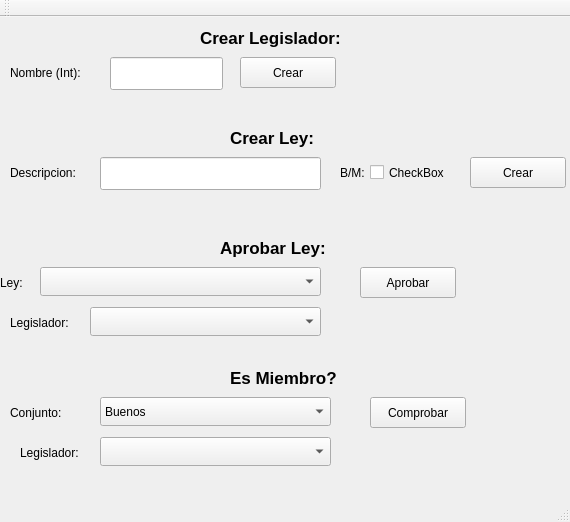
<?xml version="1.0" encoding="UTF-8"?>
<ui version="4.0">
 <class>MenuPrincipal</class>
 <widget class="QMainWindow" name="MenuPrincipal">
  <property name="geometry">
   <rect>
    <x>0</x>
    <y>0</y>
    <width>570</width>
    <height>522</height>
   </rect>
  </property>
  <property name="windowTitle">
   <string>MenuPrincipal</string>
  </property>
  <widget class="QWidget" name="centralWidget">
   <widget class="QLabel" name="label">
    <property name="geometry">
     <rect>
      <x>200</x>
      <y>10</y>
      <width>141</width>
      <height>21</height>
     </rect>
    </property>
    <property name="font">
     <font>
      <pointsize>13</pointsize>
      <weight>75</weight>
      <bold>true</bold>
     </font>
    </property>
    <property name="text">
     <string>Crear Legislador:</string>
    </property>
   </widget>
   <widget class="QLabel" name="label_2">
    <property name="geometry">
     <rect>
      <x>10</x>
      <y>40</y>
      <width>91</width>
      <height>31</height>
     </rect>
    </property>
    <property name="text">
     <string>Nombre (Int):</string>
    </property>
   </widget>
   <widget class="QLineEdit" name="txtNombre">
    <property name="geometry">
     <rect>
      <x>110</x>
      <y>40</y>
      <width>113</width>
      <height>33</height>
     </rect>
    </property>
   </widget>
   <widget class="QPushButton" name="CrearLeg">
    <property name="geometry">
     <rect>
      <x>240</x>
      <y>40</y>
      <width>96</width>
      <height>31</height>
     </rect>
    </property>
    <property name="text">
     <string>Crear</string>
    </property>
   </widget>
   <widget class="QLabel" name="label_3">
    <property name="geometry">
     <rect>
      <x>10</x>
      <y>140</y>
      <width>91</width>
      <height>31</height>
     </rect>
    </property>
    <property name="text">
     <string>Descripcion:</string>
    </property>
   </widget>
   <widget class="QLabel" name="label_4">
    <property name="geometry">
     <rect>
      <x>230</x>
      <y>110</y>
      <width>91</width>
      <height>21</height>
     </rect>
    </property>
    <property name="font">
     <font>
      <pointsize>13</pointsize>
      <weight>75</weight>
      <bold>true</bold>
     </font>
    </property>
    <property name="text">
     <string>Crear Ley:</string>
    </property>
   </widget>
   <widget class="QLineEdit" name="txtDesc">
    <property name="geometry">
     <rect>
      <x>100</x>
      <y>140</y>
      <width>221</width>
      <height>33</height>
     </rect>
    </property>
   </widget>
   <widget class="QPushButton" name="CrearLey">
    <property name="geometry">
     <rect>
      <x>470</x>
      <y>140</y>
      <width>96</width>
      <height>31</height>
     </rect>
    </property>
    <property name="text">
     <string>Crear</string>
    </property>
   </widget>
   <widget class="QLabel" name="label_5">
    <property name="geometry">
     <rect>
      <x>340</x>
      <y>140</y>
      <width>41</width>
      <height>31</height>
     </rect>
    </property>
    <property name="text">
     <string>B/M:</string>
    </property>
   </widget>
   <widget class="QCheckBox" name="check">
    <property name="geometry">
     <rect>
      <x>370</x>
      <y>140</y>
      <width>95</width>
      <height>31</height>
     </rect>
    </property>
    <property name="text">
     <string>CheckBox</string>
    </property>
   </widget>
   <widget class="QLabel" name="label_6">
    <property name="geometry">
     <rect>
      <x>220</x>
      <y>220</y>
      <width>111</width>
      <height>21</height>
     </rect>
    </property>
    <property name="font">
     <font>
      <pointsize>13</pointsize>
      <weight>75</weight>
      <bold>true</bold>
     </font>
    </property>
    <property name="text">
     <string>Aprobar Ley:</string>
    </property>
   </widget>
   <widget class="QLabel" name="label_7">
    <property name="geometry">
     <rect>
      <x>0</x>
      <y>250</y>
      <width>31</width>
      <height>31</height>
     </rect>
    </property>
    <property name="text">
     <string>Ley:</string>
    </property>
   </widget>
   <widget class="QComboBox" name="cmbLey">
    <property name="geometry">
     <rect>
      <x>40</x>
      <y>250</y>
      <width>281</width>
      <height>29</height>
     </rect>
    </property>
   </widget>
   <widget class="QLabel" name="label_8">
    <property name="geometry">
     <rect>
      <x>10</x>
      <y>290</y>
      <width>91</width>
      <height>31</height>
     </rect>
    </property>
    <property name="text">
     <string>Legislador:</string>
    </property>
   </widget>
   <widget class="QComboBox" name="cmbLegislador1">
    <property name="geometry">
     <rect>
      <x>90</x>
      <y>290</y>
      <width>231</width>
      <height>29</height>
     </rect>
    </property>
   </widget>
   <widget class="QPushButton" name="AprobarLey">
    <property name="geometry">
     <rect>
      <x>360</x>
      <y>250</y>
      <width>96</width>
      <height>31</height>
     </rect>
    </property>
    <property name="text">
     <string>Aprobar</string>
    </property>
   </widget>
   <widget class="QComboBox" name="cmbConjunto">
    <property name="geometry">
     <rect>
      <x>100</x>
      <y>380</y>
      <width>231</width>
      <height>29</height>
     </rect>
    </property>
    <item>
     <property name="text">
      <string>Buenos</string>
     </property>
    </item>
    <item>
     <property name="text">
      <string>Malos</string>
     </property>
    </item>
   </widget>
   <widget class="QPushButton" name="ComprobarMiembrp">
    <property name="geometry">
     <rect>
      <x>370</x>
      <y>380</y>
      <width>96</width>
      <height>31</height>
     </rect>
    </property>
    <property name="text">
     <string>Comprobar</string>
    </property>
   </widget>
   <widget class="QLabel" name="label_9">
    <property name="geometry">
     <rect>
      <x>20</x>
      <y>420</y>
      <width>91</width>
      <height>31</height>
     </rect>
    </property>
    <property name="text">
     <string>Legislador:</string>
    </property>
   </widget>
   <widget class="QComboBox" name="cmbLegislador2">
    <property name="geometry">
     <rect>
      <x>100</x>
      <y>420</y>
      <width>231</width>
      <height>29</height>
     </rect>
    </property>
   </widget>
   <widget class="QLabel" name="label_10">
    <property name="geometry">
     <rect>
      <x>230</x>
      <y>350</y>
      <width>111</width>
      <height>21</height>
     </rect>
    </property>
    <property name="font">
     <font>
      <pointsize>13</pointsize>
      <weight>75</weight>
      <bold>true</bold>
     </font>
    </property>
    <property name="text">
     <string>Es Miembro?</string>
    </property>
   </widget>
   <widget class="QLabel" name="label_11">
    <property name="geometry">
     <rect>
      <x>10</x>
      <y>380</y>
      <width>71</width>
      <height>31</height>
     </rect>
    </property>
    <property name="text">
     <string>Conjunto:</string>
    </property>
   </widget>
  </widget>
  <widget class="QMenuBar" name="menuBar">
   <property name="geometry">
    <rect>
     <x>0</x>
     <y>0</y>
     <width>570</width>
     <height>27</height>
    </rect>
   </property>
  </widget>
  <widget class="QToolBar" name="mainToolBar">
   <attribute name="toolBarArea">
    <enum>TopToolBarArea</enum>
   </attribute>
   <attribute name="toolBarBreak">
    <bool>false</bool>
   </attribute>
  </widget>
  <widget class="QStatusBar" name="statusBar"/>
 </widget>
 <layoutdefault spacing="6" margin="11"/>
 <resources/>
 <connections/>
</ui>
